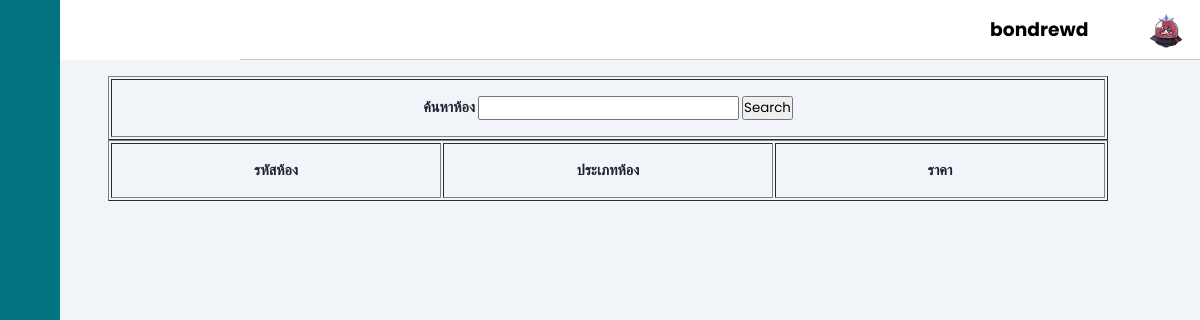
/viewroomM.php (signed in), run on an earlier commit of the app's database.
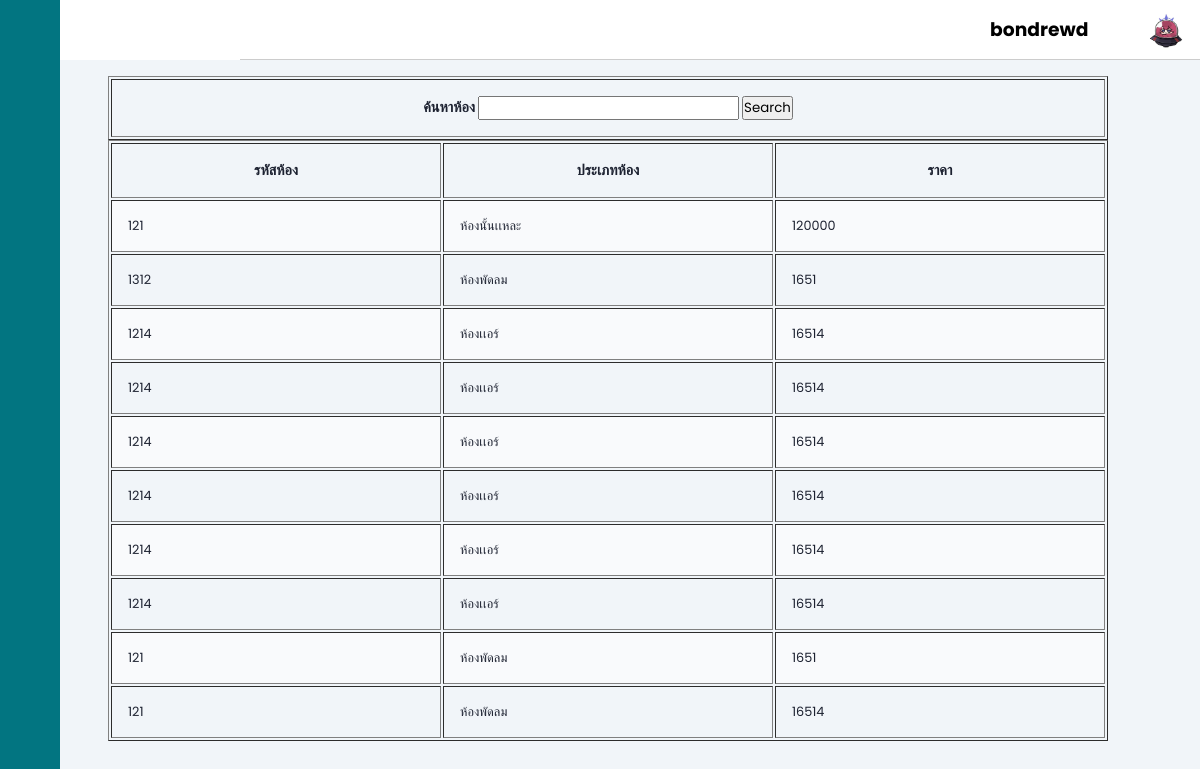
And on a later commit of the database.
### tables this page shows
CREATE TABLE `rooms` (
  `roomid` varchar(10) NOT NULL,
  `userroom` varchar(30) NOT NULL,
  `typeroom` varchar(30) NOT NULL,
  `price` int(20) NOT NULL,
  `startdate` date NOT NULL
);

### viewroomM.php (the view, shortened to what this page needs)
<?php
include 'connect.php';
include 'headbar.php';
?>
<!DOCTYPE html>
<html lang="en">
<head>
    <link rel="stylesheet" href="https://cdn.jsdelivr.net/gh/lykmapipo/themify-icons@0.1.2/css/themify-icons.css">
        <link rel="stylesheet" href="style.css">
</head>
<body>
<?php
            $strKeyword = null;
        ?>
    <?php
    $sql = "select * from rooms where roomid like '%".$strKeyword."%' ";
    $query = mysqli_query($con,$sql);
    ?>
    <div class="main-content">
    <main>
    <form name="resechdata" method="POST" action="<?php echo $_SERVER['SCRIPT_NAME'];?>">
        <table width = 1000 border="1">
            <tr>
                <th>ค้นหาห้อง
                    <input name="txtKeyword" type="text" id="txtKeyword" value="<?php echo $strKeyword ?>">
                    <input type="submit" value="Search">
                </th>
            </tr>
        </table>
    </form>
    <table width="1000" border="1">
            <tr>
                <th width= "100">รหัสห้อง</th>
                <th width= "100">ประเภทห้อง</th>
                <th width= "100">ราคา</th>
            </tr>
            <?php
                while($result=mysqli_fetch_array($query,MYSQLI_ASSOC))
                {
                  ?>
                  <tr>
                      <td><?php echo $result["roomid"];?></td>
                      <td><?php echo $result["typeroom"];?></td>
                      <td><?php echo $result["price"];?></td>
                  </tr>
                  <?php
                }
            ?>
    </table>
    </main>
    </div>
    </body>
</body>
</html>

What changed in the data, as far as the page shows it:
added rooms: roomid "121", typeroom "ห้องนั้นเเหละ", price "120000"
added rooms: roomid "1312", typeroom "ห้องพัดลม", price "1651"
added rooms: roomid "1214", typeroom "ห้องเเอร์", price "16514"
added rooms: roomid "1214", typeroom "ห้องเเอร์", price "16514"
added rooms: roomid "1214", typeroom "ห้องเเอร์", price "16514"
added rooms: roomid "1214", typeroom "ห้องเเอร์", price "16514"
added rooms: roomid "1214", typeroom "ห้องเเอร์", price "16514"
added rooms: roomid "1214", typeroom "ห้องเเอร์", price "16514"
added rooms: roomid "121", typeroom "ห้องพัดลม", price "1651"
added rooms: roomid "121", typeroom "ห้องพัดลม", price "16514"
